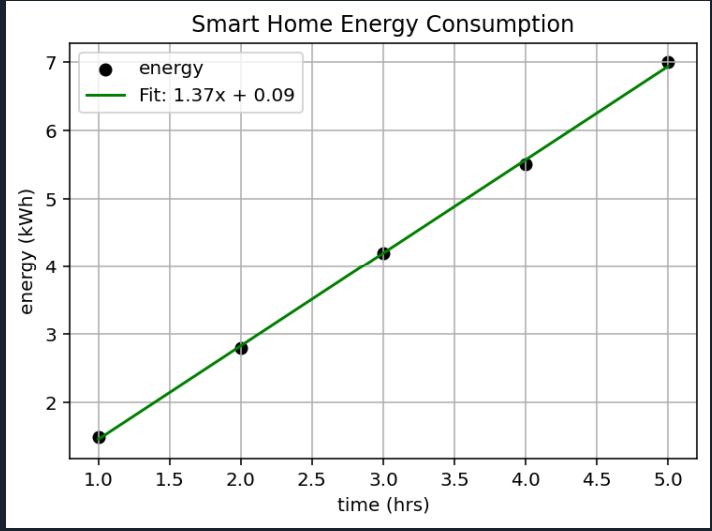

Write Python code to recreate this figure.
#task 5: smart home energy model
#data: energy vs time
#fit linear model
#interpret slope as consumption rate
#plot data and fitted line
#invented values

import numpy as np
import matplotlib.pyplot as plt

time = np.array([1, 2, 3, 4, 5])
energy = np.array([1.5, 2.8, 4.2, 5.5, 7.0])

A = np.vstack([time, np.ones(len(time))]).T
Y = energy.reshape(-1, 1)

theta = np.linalg.inv(A.T @ A) @ A.T @ Y
a, b = theta[0][0], theta[1][0]

print(f"Consumption Rate: {a:.2f} kWh/h")

plt.scatter(time, energy, color='black', label='energy')
plt.plot(time, a*time + b, color='green', label=f'Fit: {a:.2f}x + {b:.2f}')
plt.xlabel('time (hrs)')
plt.ylabel('energy (kWh)')
plt.title('Smart Home Energy Consumption')
plt.legend()
plt.grid(True)
plt.show()
